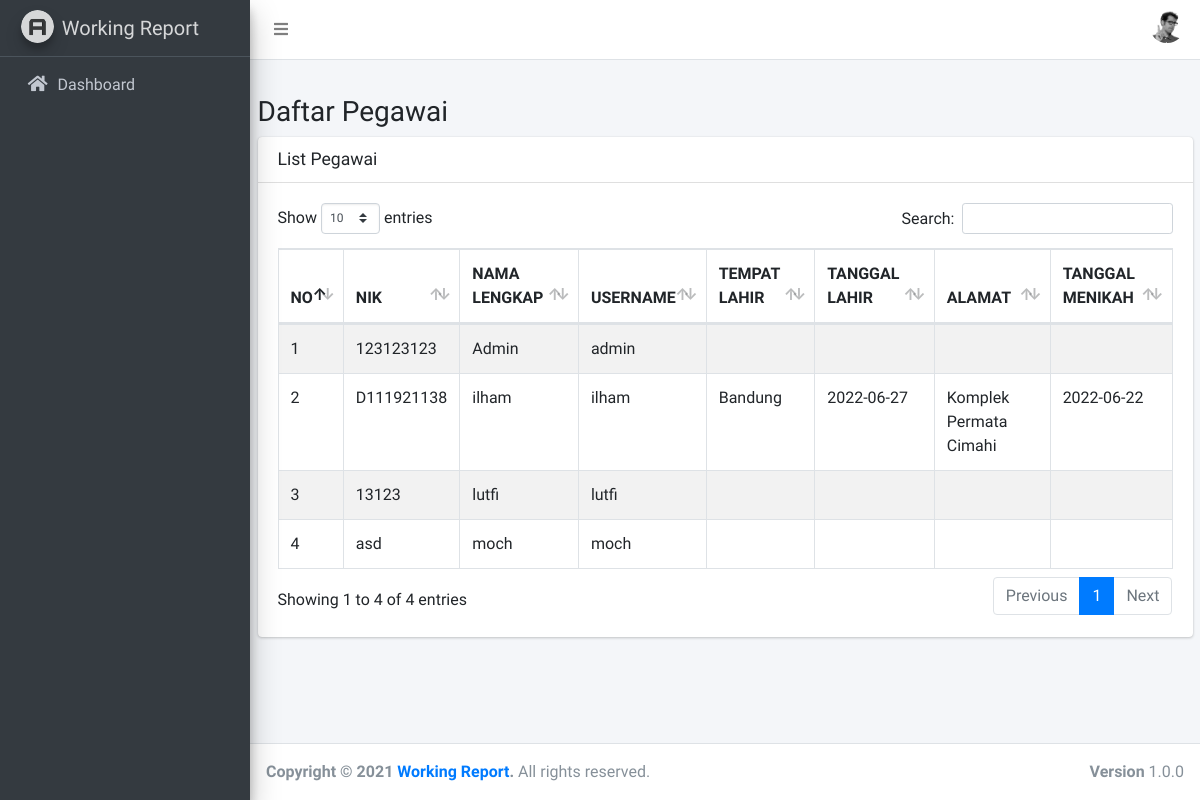
Before: /index.php/pegawai with the older database file.
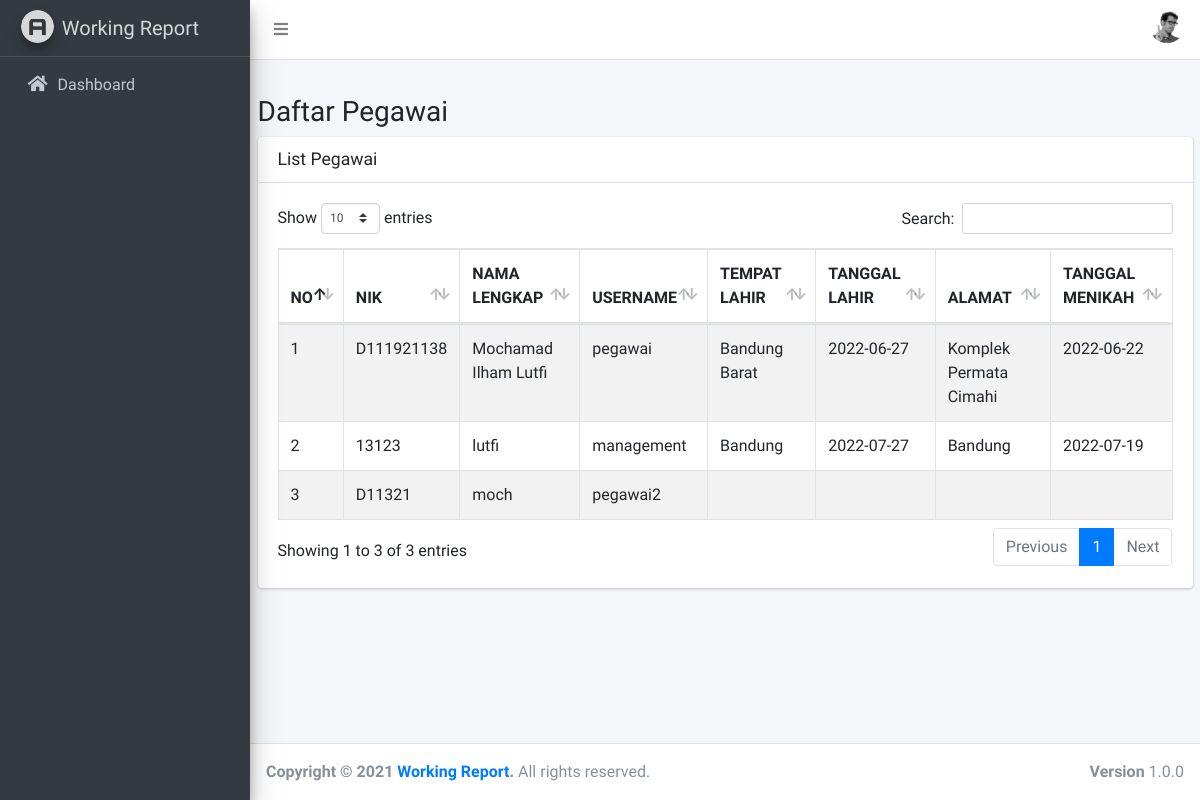
After: the same page with the newer database file.
### tables this page shows
CREATE TABLE `users` (
  `id` int(11) NOT NULL,
  `username` varchar(50) DEFAULT NULL,
  `password` varchar(100) DEFAULT NULL,
  `role_id` int(11) DEFAULT NULL,
  `created_date` datetime DEFAULT NULL,
  `updated_date` datetime DEFAULT NULL
);

CREATE TABLE `personal_data` (
  `id` int(11) NOT NULL,
  `user_id` int(11) DEFAULT NULL,
  `nik` varchar(20) DEFAULT NULL,
  `name` varchar(50) DEFAULT NULL,
  `birth_place` varchar(50) DEFAULT NULL,
  `birth_date` date DEFAULT NULL,
  `address` text DEFAULT NULL,
  `married_date` date DEFAULT NULL
);

### application/controllers/Pegawai.php (called while the page is built, shortened)
<?php
class Pegawai extends CI_Controller
{
    function __construct(){
		$this->load->model('M_user');
		$this->load->library('form_validation');
	}
    public function index()
    {
		$data['listpegawai'] = $this->M_user->getAllPegawai();
        $data['content'] = 'pegawai/v_pegawai';
        $this->load->view('v_template',$data);
    }
}

### index.php (called while the page is built, shortened)
<?php
require_once BASEPATH.'core/CodeIgniter.php';

### application/models/M_user.php (called while the page is built, shortened)
<?php
	class M_user extends CI_Model {
        private $_table = 'users';
        private $_table2 = 'personal_data';
        private $_table3 = 'roles';
        public function getAllPegawai(){
            $this->db->select('users.*, c.description, b.name, b.nik, b.birth_place, b.birth_date, b.address, b.married_date');
            $this->db->from($this->_table);
            $this->db->join($this->_table2 . " b",'b.user_id = users.id');
            $this->db->join($this->_table3 . " c",'c.id = users.role_id');
            $query = $this->db->get();
            return $query;
        }
	}
?>

### application/views/pegawai/v_pegawai.php (the view, shortened to what this page needs)
<div class="col-sm-12">
    <div class="thumbnail">
        <div class="caption">
            <h3>
                Daftar Pegawai
            </h3>
        </div>
        <div class="card">
            <div class="card-header">
                <h3 class="card-title">List Pegawai</h3>
            </div>
            <div class="card-body">
                <table id="example1" class="table table-bordered table-striped">
                    <thead>
                        <tr>
                            <th>NO</th>
                            <th>NIK</th>
                            <th>NAMA LENGKAP</th>
                            <th>USERNAME</th>
                            <th>TEMPAT LAHIR</th>
                            <th>TANGGAL LAHIR</th>
                            <th>ALAMAT</th>
                            <th>TANGGAL MENIKAH</th>
                        </tr>
                    </thead>
                    <tbody>
                        <?php
                            $no = 1;
                            foreach($listpegawai->result() as $rowpegawai){
                        ?>
                            <tr>
                                <td><?=$no?></td>
                                <td><?=$rowpegawai->nik;?></td>
                                <td><?=$rowpegawai->name;?></td>
                                <td><?=$rowpegawai->username;?></td>
                                <td><?=$rowpegawai->birth_place;?></td>
                                <td><?=$rowpegawai->birth_date;?></td>
                                <td><?=$rowpegawai->address;?></td>
                                <td><?=$rowpegawai->married_date;?></td>
                            </tr>
                        <?php
                                $no++;
                            }
                        ?>
                    </tbody>
                </table>
            </div>
        </div>
    </div>
</div>

Changed rows visible on the page:
no longer on this page (row unchanged): users: personal_data.nik "123123123", personal_data.name "Admin", username "admin"
removed users: personal_data.nik "asd", personal_data.name "moch", username "moch"
changed users "Komplek Permata Cimahi": personal_data.name "ilham" → "Mochamad Ilham Lutfi"; username "ilham" → "pegawai"; personal_data.birth_place "Bandung" → "Bandung Barat"
changed users "lutfi": username "lutfi" → "management"; personal_data.birth_place (not shown) → "Bandung"; personal_data.birth_date (not shown) → "2022-07-27"; personal_data.address (not shown) → "Bandung"; personal_data.married_date (not shown) → "2022-07-19"
added users: personal_data.nik "D11321", personal_data.name "moch", username "pegawai2"
Other visible differences:
text written by a page script: "Show entries Search: Showing 1 to 4 of 4 entries Previous 1 Next" → "Show entries Search: Showing 1 to 3 of 3 entries Previous 1 Next"
